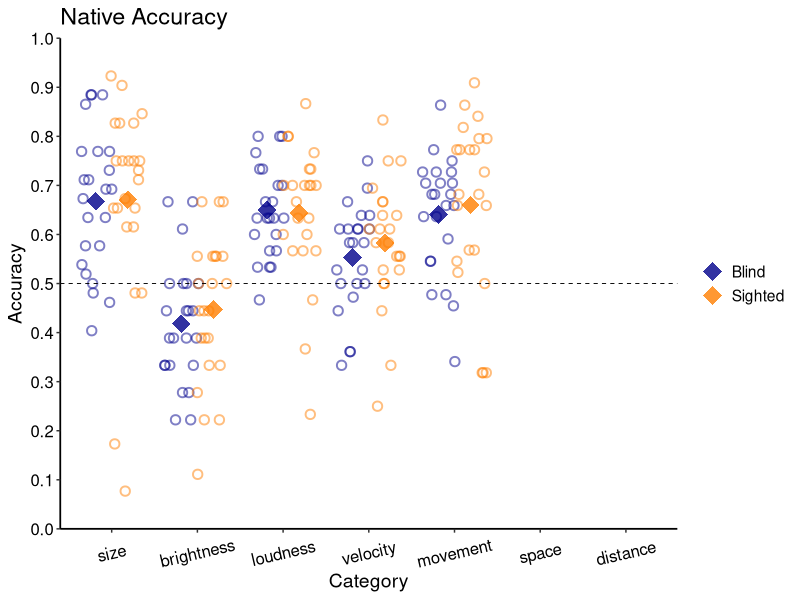

Source code (R): (Note: a time limit stopped this script after it produced the figure.)
## ---- chunk 1
# Load and install (if missing) the recquired packages
list.of.packages <- c("tidyverse", 
                      "knitr", 
                      "reshape2", 
                      "lme4",
                      "nlme",
                      "car")
new.packages <- list.of.packages[!(list.of.packages %in% installed.packages()[,"Package"])]
if(length(new.packages)) install.packages(new.packages)

lapply(list.of.packages, library, character.only = TRUE)

# set script folder as working dir
# setwd(dirname(rstudioapi::getActiveDocumentContext()$path))

# set to true to show the code chunk
knitr::opts_chunk$set(echo = TRUE)
## ---- chunk 2

allData<-read.csv("allData.csv", header = TRUE)

## ---- chunk 3

allData %>% 
  group_by(subID, group, category) %>% 
  count() %>% 
  pivot_wider(names_from = category, values_from = n) %>% 
  print(n = 46)

## ---- chunk 4

allData$rawAccuracy <- as.integer(allData$response == allData$meaning)

allData$nativeAccuracy <- ifelse(allData$value == 'goodop', 
                                 abs(allData$rawAccuracy - 1), 
                                 allData$rawAccuracy + 0)
allData %>%
  group_by(group) %>%
  summarize(raw_acc = mean(rawAccuracy), 
            native_acc = mean(nativeAccuracy), 
            .groups = 'keep')

## ---- chunk 5

categoryAccuracySubj_tidy <- allData %>%
  group_by(subID, group, category) %>%
  summarize(rawAccuracy_mean = mean(rawAccuracy), nativeAccuracy_mean = mean(nativeAccuracy), 
            rawAccuracy_sd = sd(rawAccuracy), nativeAccuracy_sd = sd(nativeAccuracy),
            n = n(),
            rawAccuracy_se = rawAccuracy_sd / sqrt(n), nativeAccuracy_se = nativeAccuracy_sd / sqrt(n),
            .groups = 'keep')

print(categoryAccuracySubj_tidy)

## ---- chunk 6
categoryAccuracyGroup_tidy <- categoryAccuracySubj_tidy %>%
  group_by(group, category) %>%
  summarize(nativeAccuracy_mean = mean(nativeAccuracy_mean),
            nativeAccuracy_sd = sd(nativeAccuracy_mean),
            n = n(),
            nativeAccuracy_se = nativeAccuracy_sd / sqrt(n),
            .groups = 'keep')

print(categoryAccuracyGroup_tidy)

## ---- chunk 7

ggplot() +
  geom_jitter(data = categoryAccuracySubj_tidy, 
              aes(x = as.factor(category), 
                  y = nativeAccuracy_mean, 
                  color = group),
              position = position_jitterdodge(),
              shape = 1,
              size = 2.5,
              stroke = 1,
              alpha = .5,
              show.legend = F) +
  geom_errorbar(data = categoryAccuracyGroup_tidy,
                aes(y = nativeAccuracy_mean,
                    x = as.factor(category),
                    ymin = nativeAccuracy_mean - nativeAccuracy_se,
                    ymax = nativeAccuracy_mean + nativeAccuracy_se,
                    color = group),
                width = .08,
                alpha = .6,
                position = position_jitterdodge(0),
                show.legend = F) +
  geom_point(data = categoryAccuracyGroup_tidy,
              aes(y = nativeAccuracy_mean,
                  x = as.factor(category),
                  color = group),
              position = position_jitterdodge(0),
              shape = 18,
              size = 6,
              alpha = .8) +
  theme_classic() +
  scale_color_manual(values=c('darkblue','darkorange1'), labels=c('Blind', 'Sighted')) +
  scale_y_continuous(limits=c(0, 1), breaks=seq(0, 1, 0.10), expand = c(0,0)) +
  scale_x_discrete(limits=c("1", "3", "4", "6", "7", "8", "9"),
                   labels = c("size", "brightness", "loudness", "velocity", "movement", "space", "distance")) + 
  labs(x="Category", y="Accuracy") +
  ggtitle("Native Accuracy") +
  theme(
    text=element_text(size=14), 
    axis.line = element_line(size = 0.6), 
    axis.text.x = element_text(size=12,colour="black",
                               angle = 13,
                               vjust = .5, 
                               hjust = 0.5), 
    axis.text.y = element_text(size=12, 
                               colour='black'), 
    legend.title=element_blank())+
  geom_hline(yintercept=c(0.5), linetype="dashed", colour="black", size=0.3) 

# ggsave('categories_accuracy.tiff', 
#        device="tiff", 
#        units="in",
#        width=9.54,
#        height=5.54, 
#        dpi=300) 
## ---- chunk 8

summary(allData)
allData$subID <- factor(allData$subID)
allData$category <- factor(allData$category)
allData$group <- factor(allData$group)
allData$session <- factor(allData$session)
allData$language <- factor(allData$language)
allData$stimulus <- factor(allData$stimulus)

## ---- chunk 9
sessionResults <- glmer(nativeAccuracy ~ session +
        (1 | subID) + (1 | language:stimulus), 
      data = allData,
      family = binomial,
      control = glmerControl(optimizer="bobyqa"))

summary(sessionResults)

Anova(sessionResults)
  
## ---- chunk 10

nativeResults <- glmer(nativeAccuracy ~ session + category + group + session*category*group +
        (1 + category | subID) + (1 + category | language:stimulus), 
      data = allData,
      family = binomial,
      control = glmerControl(optimizer="bobyqa"))

summary(nativeResults)

Anova(nativeResults)

# calculate odd ratio and confidence intervals
se <- sqrt(diag(vcov(nativeResults)))
tab <- cbind(Est = fixef(nativeResults),
             LL = fixef(nativeResults) - 1.96 * se,
             UL = fixef(nativeResults) + 1.96 * se)

# print odd-ratio and confidence interval
print(exp(tab[]), digits=3)

## ---- chunk 11

native_EB <- subset(allData, group == 'EB')
binom.test(sum(native_EB$grade), nrow(native_EB), p = .5)

native_SC <- subset(allData, group == 'SC')
binom.test(sum(native_SC$grade), nrow(native_SC), p = .5)
## ---- chunk 12

catOne_EB <- subset(allData, category == 1 & group == 'EB')
binom.test(sum(catOne_EB$grade), nrow(catOne_EB), p = .5)

catOne_SC <- subset(allData, category == 1 & group == 'SC')
binom.test(sum(catOne_SC$grade), nrow(catOne_SC), p = .5)

## ---- chunk 13

catThree_EB <- subset(allData, category == 3 & group == 'EB')
binom.test(sum(catThree_EB$grade), nrow(catThree_EB), p = .5)

catThree_SC <- subset(allData, category == 3 & group == 'SC')
binom.test(sum(catThree_SC$grade), nrow(catThree_SC), p = .5)

## ---- chunk 14

catFour_EB <- subset(allData, category == 4 & group == 'EB')
binom.test(sum(catFour_EB$grade), nrow(catFour_EB), p = .5)

catFour_SC <- subset(allData, category == 4 & group == 'SC')
binom.test(sum(catFour_SC$grade), nrow(catFour_SC), p = .5)

## ---- chunk 15

catSix_EB <- subset(allData, category == 6 & group == 'EB')
binom.test(sum(catSix_EB$grade), nrow(catSix_EB), p = .5)

catSix_SC <- subset(allData, category == 6 & group == 'SC')
binom.test(sum(catSix_SC$grade), nrow(catSix_SC), p = .5)

## ---- chunk 16

catSeven_EB <- subset(allData, category == 7 & group == 'EB')
binom.test(sum(catSeven_EB$grade), nrow(catSeven_EB), p = .5)

catSeven_SC <- subset(allData, category == 7 & group == 'SC')
binom.test(sum(catSeven_SC$grade), nrow(catSeven_SC), p = .5)

## ---- chunk 17

catEight_EB <- subset(allData, category == 8 & group == 'EB')
binom.test(sum(catEight_EB$grade), nrow(catEight_EB), p = .5)

catEight_SC <- subset(allData, category == 8 & group == 'SC')
binom.test(sum(catEight_SC$grade), nrow(catEight_SC), p = .5)

## ---- chunk 18

catNine_EB <- subset(allData, category == 9 & group == 'EB')
binom.test(sum(catNine_EB$grade), nrow(catNine_EB), p = .5)

catNine_SC <- subset(allData, category == 9 & group == 'SC')
binom.test(sum(catNine_SC$grade), nrow(catNine_SC), p = .5)
